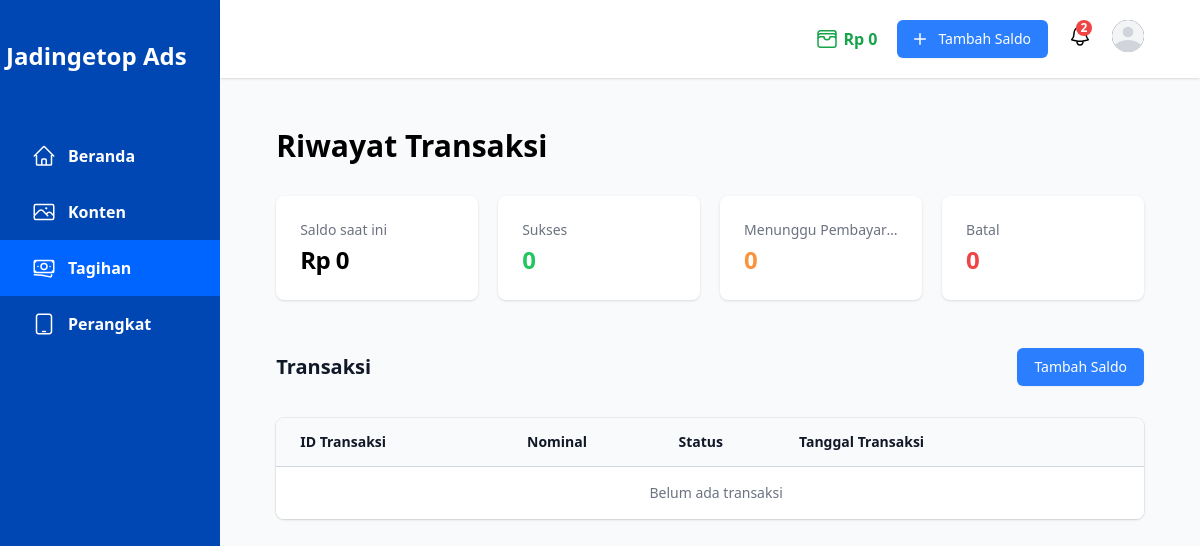
The app's page /billing/index.php (signed in), older data.
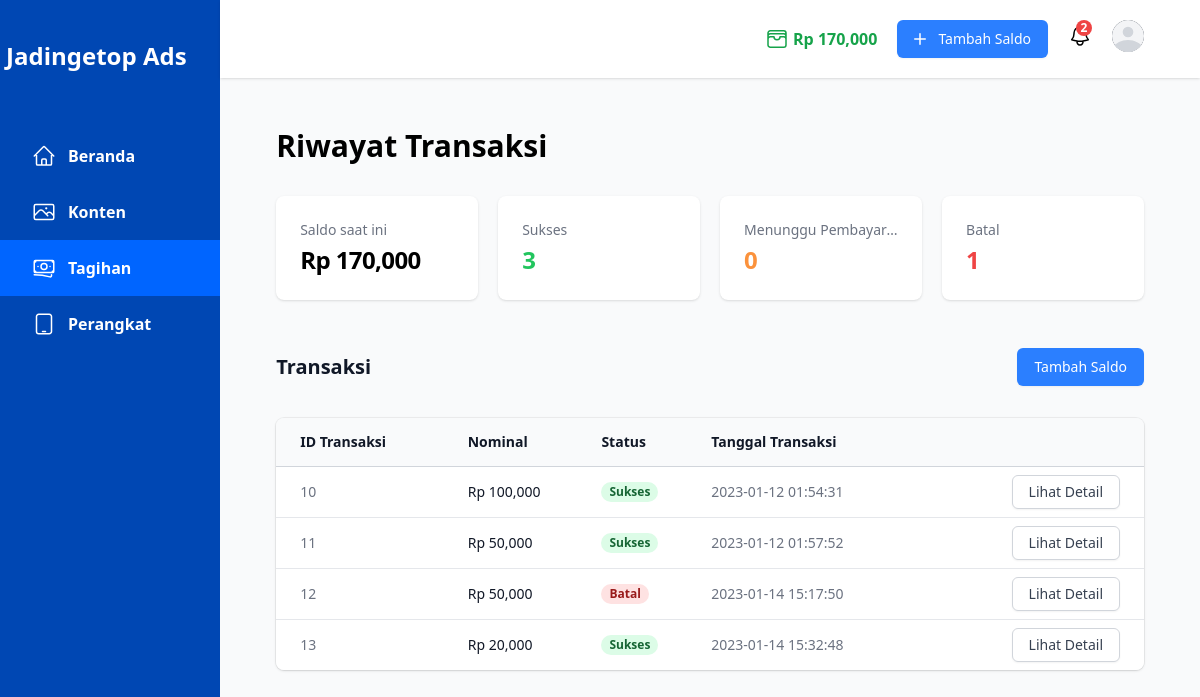
The same page, newer data.
### tables this page shows
CREATE TABLE `users` (
  `id` int NOT NULL AUTO_INCREMENT,
  `username` varchar(150) NOT NULL,
  `email` varchar(150) NOT NULL,
  `password` varchar(255) NOT NULL,
  `role` enum('konsumen','mitra') NOT NULL,
  `balance` int NOT NULL,
  PRIMARY KEY (`id`)
);

CREATE TABLE `billings` (
  `id` int NOT NULL AUTO_INCREMENT,
  `user` int NOT NULL,
  `nominal` int NOT NULL,
  `status` enum('success','pending','cancel') NOT NULL,
  `created_at` timestamp NULL DEFAULT NULL,
  `updated_at` timestamp NULL DEFAULT NULL,
  PRIMARY KEY (`id`),
  KEY `billings_users_null_fk` (`user`),
  CONSTRAINT `billings_users_null_fk` FOREIGN KEY (`user`) REFERENCES `users` (`id`) ON DELETE CASCADE ON UPDATE CASCADE
);

### models/Users.php (called while the page is built, shortened)
<?php
class Users
{
    public $db;
    public function __construct()
    {
        require(dirname(__DIR__) . '/config/database.php');
        $this->db = $conn;
    }
    function getBalance($id)
    {
        $sql = "SELECT balance FROM users WHERE id = ?";
        $stmt = $this->db->prepare($sql);
        $stmt->bind_param('i', $id);
        $stmt->execute();
        $result = $stmt->get_result();
        $user = $result->fetch_assoc();
        try {
            return $user['balance'];
        } catch (\Throwable $th) {
            throw $th;
        } finally {
            $this->db->close();
        }
    }
}

### models/Billings.php (called while the page is built, shortened)
<?php
require_once(dirname(__DIR__) . '/models/Device.php');
require_once(dirname(__DIR__) . '/models/Users.php');
class Billings
{
    public $table = "billings";
    public $db;
    private $userId;
    public function __construct($userId = null)
    {
        require(dirname(__DIR__) . '/config/database.php');
        $this->db = $conn;
        $this->userId = $userId;
    }
    function getAll()
    {
        $data = [];
        $sql = "SELECT id, nominal, status, created_at FROM $this->table WHERE user = $this->userId";
        $result = $this->db->query($sql);
        try {
            if ($result->num_rows > 0) {
                while ($row = $result->fetch_assoc()) {
                    $data[] = $row;
                }
                return $data;
            } else {
                return "Billing tidak ditemukan";
            }
        } catch (\Throwable $th) {
            throw $th;
        } finally {
            $this->db->close();
        }
    }
    function getStatsByStatus()
    {
        $data = [];
        $sql = "SELECT status, count(*) count FROM $this->table WHERE user = $this->userId GROUP BY status";
        $result = $this->db->query($sql);
        try {
            if ($result->num_rows > 0) {
                while ($row = $result->fetch_assoc()) {
                    $data[$row['status']] = $row['count'];
                }
                return $data;
            } else {
                return [
                    'pending' => 0,
                    'success' => 0,
                    'cancel' => 0
                ];
            }
        } catch (\Exception $error) {
            return [
                'status' => false,
                'message' => $error->getMessage()
            ];
        } finally {
            $result->close();
        }
    }
}

### billing/index.php (the view, shortened to what the rows shown need)
<?php
include_once(dirname(__DIR__) . '/components/Layout/header.php');
require_once(dirname(__DIR__) . '/models/Billings.php');
$Billing = new Billings($userId);
$stats = $Billing->getStatsByStatus();
$transactions = $Billing->getAll();
?>
<main class="pt-12 pb-20 px-14">
    <div class="flex items-center justify-between">
        <h1 class="text-3xl font-semibold">Riwayat Transaksi</h1>
    </div>
    <div class="my-8">
        <dl class="mt-5 grid grid-cols-1 gap-5 sm:grid-cols-4">
            <div class="overflow-hidden rounded-lg bg-white px-4 py-5 shadow sm:p-6">
                <dt class="truncate text-sm font-medium text-gray-500">Saldo saat ini</dt>
                <dd class="mt-1 text-2xl font-semibold tracking-tight">Rp <?= number_format($currentBalance) ?></dd>
            </div>
            <div class="overflow-hidden rounded-lg bg-white px-4 py-5 shadow sm:p-6">
                <dt class="truncate text-sm font-medium text-gray-500">Sukses</dt>
                <dd class="mt-1 text-2xl font-semibold tracking-tight text-green-500"><?= isset($stats['success']) ? number_format($stats['success']) : 0 ?></dd>
            </div>
            <div class="overflow-hidden rounded-lg bg-white px-4 py-5 shadow sm:p-6">
                <dt class="truncate text-sm font-medium text-gray-500">Menunggu Pembayaran</dt>
                <dd class="mt-1 text-2xl font-semibold tracking-tight text-orange-400"><?= isset($stats['pending']) ? number_format($stats['pending']) : 0 ?></dd>
            </div>
            <div class="overflow-hidden rounded-lg bg-white px-4 py-5 shadow sm:p-6">
                <dt class="truncate text-sm font-medium text-gray-500">Batal</dt>
                <dd class="mt-1 text-2xl font-semibold tracking-tight text-red-500"><?= isset($stats['cancel']) ? number_format($stats['cancel']) : 0 ?></dd>
            </div>
        </dl>
    </div>
    <div class="py-4">
        <div class="sm:flex sm:items-center">
            <div class="sm:flex-auto">
                <h1 class="text-xl font-semibold text-gray-900">Transaksi</h1>
            </div>
        </div>
        <div class="mt-8 flex flex-col">
            <div class="-my-2 -mx-4 overflow-x-auto sm:-mx-6 lg:-mx-8">
                <div class="inline-block min-w-full py-2 align-middle md:px-6 lg:px-8">
                    <div class="overflow-hidden shadow ring-1 ring-black ring-opacity-5 md:rounded-lg">
                        <table class="min-w-full divide-y divide-gray-300">
                            <thead class="bg-gray-50">
                                <tr>
                                    <th scope="col" class="whitespace-nowrap py-3.5 pl-4 pr-3 text-left text-sm font-semibold text-gray-900 sm:pl-6">ID Transaksi</th>
                                    <th scope="col" class="whitespace-nowrap px-2 py-3.5 text-left text-sm font-semibold text-gray-900">Nominal</th>
                                    <th scope="col" class="whitespace-nowrap px-2 py-3.5 text-left text-sm font-semibold text-gray-900">Status</th>
                                    <th scope="col" class="whitespace-nowrap px-2 py-3.5 text-left text-sm font-semibold text-gray-900">Tanggal Transaksi</th>
                                    <th scope="col" class="relative whitespace-nowrap py-3.5 pl-3 pr-4 sm:pr-6">
                                    </th>
                                </tr>
                            </thead>
                            <tbody class="divide-y divide-gray-200 bg-white">
                                <?php if (is_array($transactions)) : ?>
                                    <?php foreach ($transactions as $transaction) : ?>
                                        <tr>
                                            <td class="whitespace-nowrap py-2 pl-4 pr-3 text-sm text-gray-500 sm:pl-6"><?= $transaction['id'] ?></td>
                                            <td class="whitespace-nowrap px-2 py-2 text-sm font-medium text-gray-900">
                                                <a href="/billing/detail.php?id=<?= $transaction['id'] ?>">Rp <?= number_format($transaction['nominal']) ?></a>
                                            </td>
                                            <td class="whitespace-nowrap px-2 py-2 text-sm text-gray-900">
                                                <?php switch ($transaction['status']) {
                                                    case 'success':
                                                        echo '<span class="inline-flex rounded-full bg-green-100 px-2 text-xs font-semibold leading-5 text-green-800">Sukses</span>';
                                                        break;
                                                    case 'cancel':
                                                        echo '<span class="inline-flex rounded-full bg-red-100 px-2 text-xs font-semibold leading-5 text-red-800">Batal</span>';
                                                        break;
                                                } ?>
                                            </td>
                                            <td class="whitespace-nowrap px-2 py-2 text-sm text-gray-500"><?= $transaction['created_at'] ?></td>
                                            <td class="whitespace-nowrap py-2 pl-3 pr-4 text-right text-sm flex justify-end gap-x-4 font-medium sm:pr-6">
                                                <?php if ($transaction['status'] == 'pending') {
                                                    echo '<a href="https://wa.me/6281221614101?text=' . urlencode("Halo, \n\nKonfirmasi pembayaran \nEmail: {$_SESSION['user']['email']} \nID Transaksi: {$transaction['id']} \nNominal: Rp {$transaction['nominal']}") . '" target="_blank" class="inline-flex items-center rounded-md border border-transparent bg-green-600 px-3 py-2 text-sm font-medium leading-4 text-white shadow-sm hover:bg-green-700 focus:outline-none focus:ring-2 focus:ring-green-500 focus:ring-offset-2">
                                                        <svg xmlns="http://www.w3.org/2000/svg" viewBox="0 0 20 20" fill="currentColor" class="w-5 h-5">
                                                            <path fill-rule="evenodd" d="M4.25 5.5a.75.75 0 00-.75.75v8.5c0 .414.336.75.75.75h8.5a.75.75 0 00.75-.75v-4a.75.75 0 011.5 0v4A2.25 2.25 0 0112.75 17h-8.5A2.25 2.25 0 012 14.75v-8.5A2.25 2.25 0 014.25 4h5a.75.75 0 010 1.5h-5z" clip-rule="evenodd" />
                                                            <path fill-rule="evenodd" d="M6.194 12.753a.75.75 0 001.06.053L16.5 4.44v2.81a.75.75 0 001.5 0v-4.5a.75.75 0 00-.75-.75h-4.5a.75.75 0 000 1.5h2.553l-9.056 8.194a.75.75 0 00-.053 1.06z" clip-rule="evenodd" />
                                                        </svg>
                                                        <span class="ml-1">
                                                            Konfirmasi Pembayaran
                                                        </span>
                                                    </a>';
                                                } else {
                                                    echo '<a href="/billing/detail.php?id=' . $transaction['id'] . '" class="inline-flex items-center rounded-md border border-gray-300 bg-white px-4 py-2 text-sm font-medium leading-4 text-gray-700 shadow-sm hover:bg-gray-50 focus:outline-none focus:ring-2 focus:ring-indigo-500 focus:ring-offset-2">Lihat Detail</a>';
                                                } ?>
                                            </td>
                                        </tr>
                                    <?php endforeach; ?>
                                <?php endif; ?>
                            </tbody>
                        </table>
                    </div>
                </div>
            </div>
        </div>
    </div>
</main>
<?php include_once(dirname(__DIR__) . '/components/Layout/footer.php') ?>

### components/NavBar/index.php (shortened to what the rows shown need)
<header class="sticky top-0 z-10 py-5 pl-5 bg-white shadow mb-[0.10rem] pr-14">
    <nav class="flex justify-end">
        <div class="flex items-start space-x-5">
            <div class="self-center font-semibold text-green-600">
                <div class="flex items-center space-x-1">
                    <span>Rp <?= number_format($currentBalance) ?></span>
                </div>
            </div>
        </div>
    </nav>
</header>

Row changes from the older to the newer data that the page shows:
changed users: balance "0" → "170,000"; balance "0" → (not shown)
added billings: id "10", nominal "100,000", status "Sukses", created_at "2023-01-12 01:54:31"
added billings: id "11", nominal "50,000", status "Sukses", created_at "2023-01-12 01:57:52"
added billings: id "12", nominal "50,000", status "Batal", created_at "2023-01-14 15:17:50"
added billings: id "13", nominal "20,000", status "Sukses", created_at "2023-01-14 15:32:48"
Text that changed along with them:
$stats['success']: (not shown) → "3"
$stats['cancel']: (not shown) → "1"
text no longer shown: "Belum ada transaksi"
text now shown: "0"
